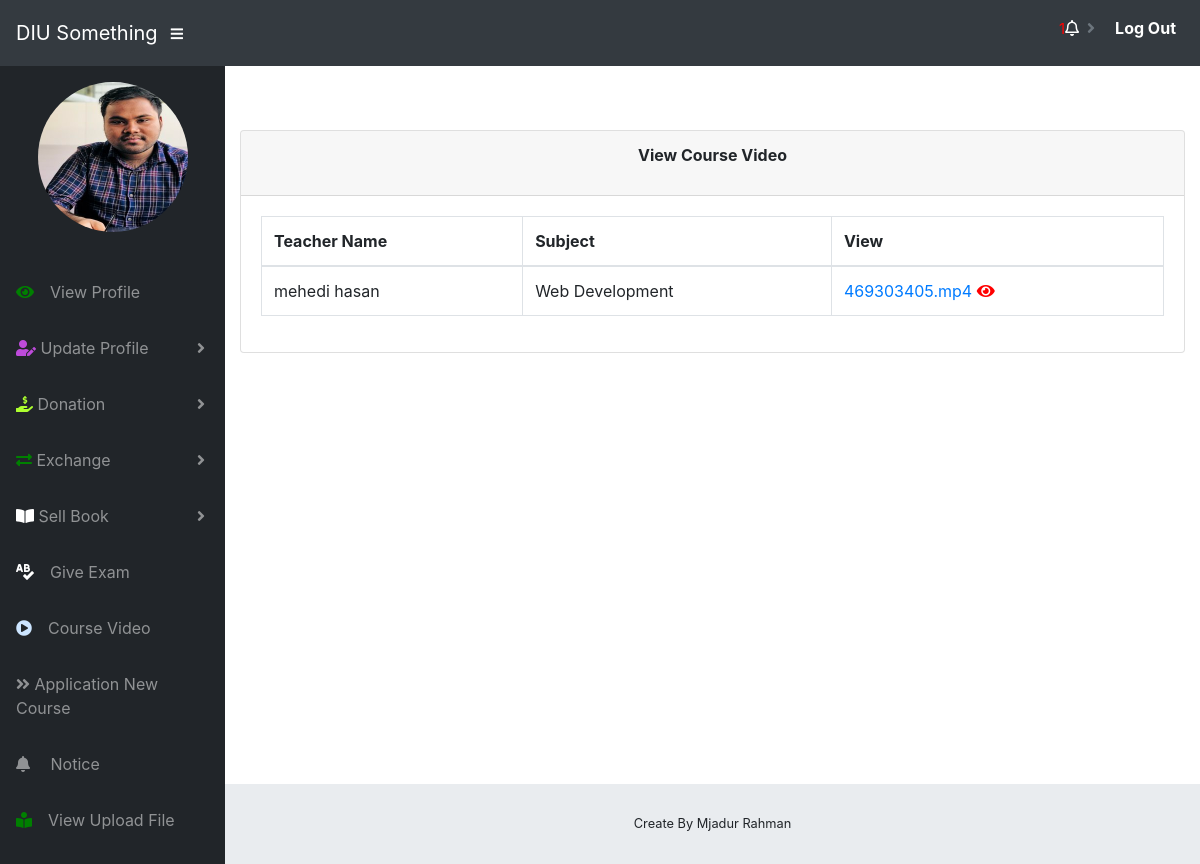
The app's page /student/course_video.php (signed in) with its own data.
### tables this page shows
CREATE TABLE `students` (
  `id` int(11) NOT NULL,
  `first_name` varchar(255) NOT NULL,
  `last_name` varchar(255) NOT NULL,
  `username` varchar(255) NOT NULL,
  `depertment` varchar(255) NOT NULL,
  `password` varchar(255) NOT NULL,
  `status` varchar(255) NOT NULL,
  `contact` varchar(255) NOT NULL,
  `address` varchar(255) NOT NULL,
  `dob` date NOT NULL,
  `gender` varchar(255) NOT NULL,
  `fathername` varchar(255) NOT NULL,
  `mothername` varchar(255) NOT NULL,
  `fatherphone` varchar(255) NOT NULL,
  `motherphone` varchar(255) NOT NULL,
  `image` varchar(255) NOT NULL
);

CREATE TABLE `curse_video` (
  `id` int(11) NOT NULL,
  `teacherID` int(11) NOT NULL,
  `fcname` varchar(255) NOT NULL,
  `subject` varchar(255) NOT NULL,
  `name` varchar(255) NOT NULL,
  `url` varchar(255) NOT NULL
);

### php/students.php (called while the page is built, shortened)
<?php
function getUserDataByUserId($id) {
    global $connect;
	$sql = "SELECT * FROM students WHERE id = $id";
	$query = $connect->query($sql);
	$result = $query->fetch_assoc();
	return $result;
}

### student/course_video.php (the view)
<?php include "mastering/header.php"?>
<body id="page-top">
<?php include "mastering/nav.php"?>
<div id="wrapper">
    <?php include "mastering/side_bar.php"?>
    <div id="content-wrapper">
        <div class="container">
            <div class="row">
                <div class="col-md-12 mx-auto mt-5 mb-5">
                    <div class="card">
                        <div class="card-header">
                            <p class="text-center font-weight-bold">View Course Video</p>
                            <?php
                                $sql = "SELECT * FROM curse_video ";
                                $result = mysqli_query($connect, $sql);
                            ?>
                        </div>
                        <div class="card-body">
                            <div class="table-responsive">
                                <table class="table table-bordered" id="myTable" width="100%" cellspacing="0">
                                    <thead>
                                    <tr>
                                        <th>Teacher Name</th>
                                        <th>Subject</th>
                                        <th>View</th>
                                    </tr>
                                    </thead>
                                    <?php while($row = mysqli_fetch_array($result)) { ?>
                                        <tr>
                                            <td><?php echo $row['fcname']; ?></td>
                                            <td><?php echo $row['subject']; ?></td>
                                            <td><a href="../teacher/uploads/<?php echo $row['url']; ?>" target="_blank"><?php echo $row['url']; ?> <i class="fas fa-eye" style="color: red"></i></a></td>
                                        </tr>
                                    <?php } ?>
                                </table>
                            </div>
                        </div>
                    </div>
                </div>
            </div>
            <?php include "mastering/footer.php" ?>
        </div>
    </div>
    <?php include "mastering/script.php"?>

### student/mastering/side_bar.php (shortened to what this page needs)
<ul class="sidebar navbar-nav">
    <li class="nav-item active">
        <a class="nav-link" href="">
            <span> <p class="text-center"><img class="img-fluid" src="../images/<?php echo $userdata['image'] ?>" title="<?php echo $userdata['first_name']?>" alt="card image" style="height: 150px; width: 150px; border-radius: 67%"></p></span>
        </a>
    </li>
    <li class="nav-item">
        <a href="student_dasboard.php" class="nav-link card-symbol"><span class="card_view"><i class="fas fa-eye" style="color: green;"></i><span class="ml-3">View Profile</span></span></a>
    </li>
    <li class="nav-item dropdown">
        <a class="nav-link dropdown-toggle" href="#" id="pagesDropdown" role="button" data-toggle="dropdown" aria-haspopup="true" aria-expanded="false">
            <i class="fas fa-user-edit" style="color: #BE4BDB"></i>
            <span>Update Profile</span>
        </a>
    </li>
    <li class="nav-item dropdown">
        <a class="nav-link dropdown-toggle" href="#" id="pagesDropdown" role="button" data-toggle="dropdown" aria-haspopup="true" aria-expanded="false">
            <i class="fas fa-hand-holding-usd" style="color: greenyellow"></i>
            <span>Donation</span>
        </a>
    </li>
    <li class="nav-item dropdown">
        <a class="nav-link dropdown-toggle" href="#" id="pagesDropdown" role="button" data-toggle="dropdown" aria-haspopup="true" aria-expanded="false">
            <i class="fas fa-exchange-alt" style="color: green;"></i>
            <span>Exchange</span>
        </a>
    </li>
    <li class="nav-item dropdown">
        <a class="nav-link dropdown-toggle" href="#" id="pagesDropdown" role="button" data-toggle="dropdown" aria-haspopup="true" aria-expanded="false">
            <i class="fas fa-book-open" style="color: white"></i>
            <span>Sell Book</span>
        </a>
    </li>
    <li class="nav-item">
        <a href="exam/index.php" target="_blank" class="nav-link card-symbol"><i class="fas fa-spell-check" style="color:  white"></i><span class="card_view"><span class="ml-3">Give Exam</span></span></a>
    </li>
    <li class="nav-item">
        <a href="course_video.php" class="nav-link card-symbol"><i class="fas fa-play-circle" style="color: #cce5ff;"></i><span class="card_view"><span class="ml-3">Course Video</span></span></a>
    </li>
    <li class="nav-item">
        <a href="send_request.php" class="nav-link card-symbol"><i class="fas fa-angle-double-right"></i><span class="card_view"><span> Application New Course</span></span></a>
    </li>
    <li class="nav-item">
        <a href="notice.php" class="nav-link card-symbol"><i class="fas fa-bell"></i><span class="card_view"><span class="ml-3"> Notice</span></span></a>
    </li>
    <li class="nav-item">
        <a href="view.php" class="nav-link card-symbol"><i class="fas fa-book-reader" style="color: green"></i><span class="card_view"><span class="ml-3">View Upload File</span></span></a>
    </li>
</ul>

### records on screen
students: image (picture)
curse_video: fcname "mehedi hasan", subject "Web Development", url "469303405.mp4"

### other values on screen
$count "1"
